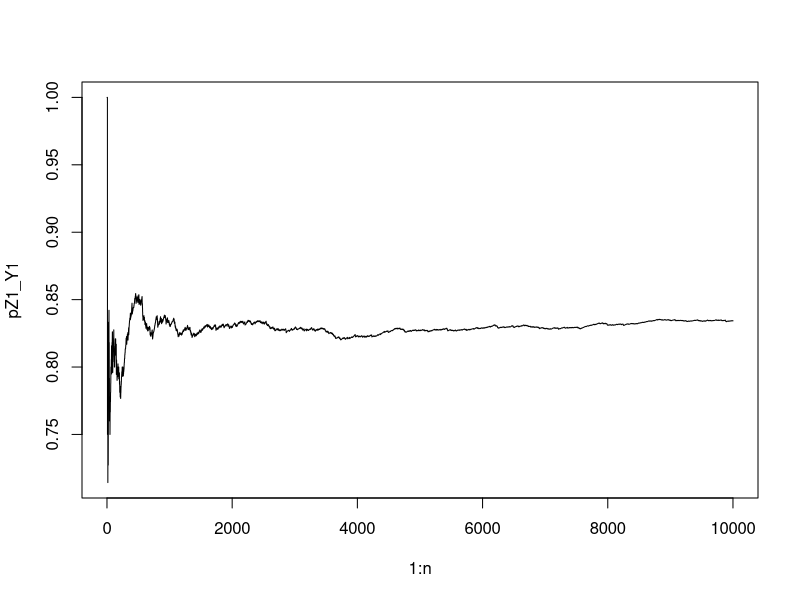
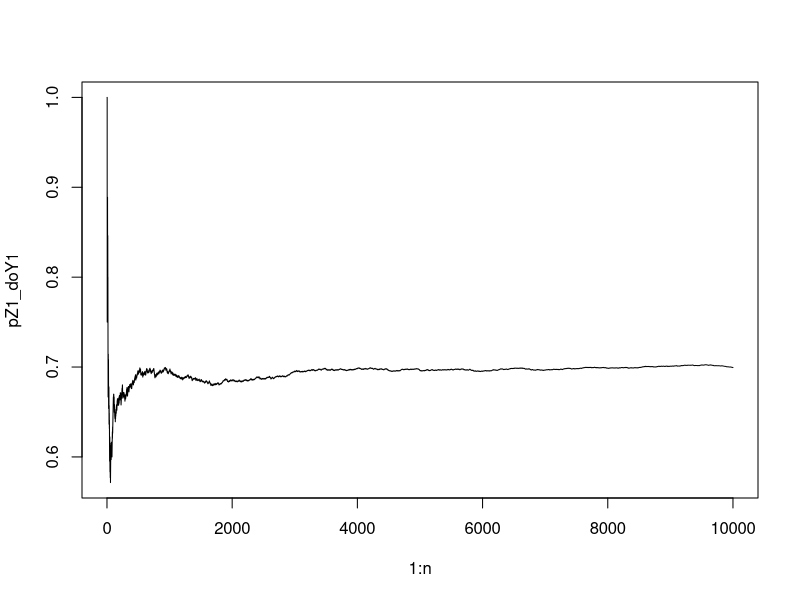

Generate these figures, in order, with R:
## ---- chunk 1
pX <- function(){ #returns (p_X(0),p_X(0))
  return(c(1/2,1/2))
}

pY_X <- function(x){ #returns (p_{Y|X}(0|x), p_{Y|X}(1|x))
  p1 = 1/(1+exp(-4*x+2))
  return(c(1-p1,p1))
}

pZ_XY <- function(x,y){ #returns (p_{Z|XY}(0|x,y),p_{Z|XY}(1|x,y))
  p1 = 1/(1+exp(-2*(x+y)+2))
  p0 = 1-p1
  return(c(p0,p1))
}
## ---- chunk 2
n=10000
pZ1_Y1 <- vector('numeric',n)
Y1_count = 0 # count of Y=1
Z1_Y1_count = 0 # count of Y=1 and Z=1
for(i in 1:n){
  x <- sample(c(0,1), 1, prob = pX())
  y <- sample(c(0,1), 1, prob = pY_X(x))
  z <- sample(c(0,1), 1, prob = pZ_XY(x,y))
  if (y==1){
    Y1_count = Y1_count + 1
    if (z==1){
      Z1_Y1_count = Z1_Y1_count + 1
    }
  }
  pZ1_Y1[i] = Z1_Y1_count/Y1_count #may divide by 0; plot excludes these
}
plot(1:n,pZ1_Y1,type="l")
print(pZ1_Y1[n])
## ---- chunk 3
pZ1_doY1 <- vector('numeric',n)
Z1_count = 0
for(i in 1:n){
  x <- sample(c(0,1), 1, prob = pX())
  z <- sample(c(0,1), 1, prob = pZ_XY(x,1)) #Y=1
  if (z==1){
      Z1_count = Z1_count + 1
  }
  pZ1_doY1[i] = Z1_count/i
}
plot(1:n,pZ1_doY1,type="l")
print(pZ1_doY1[n])
